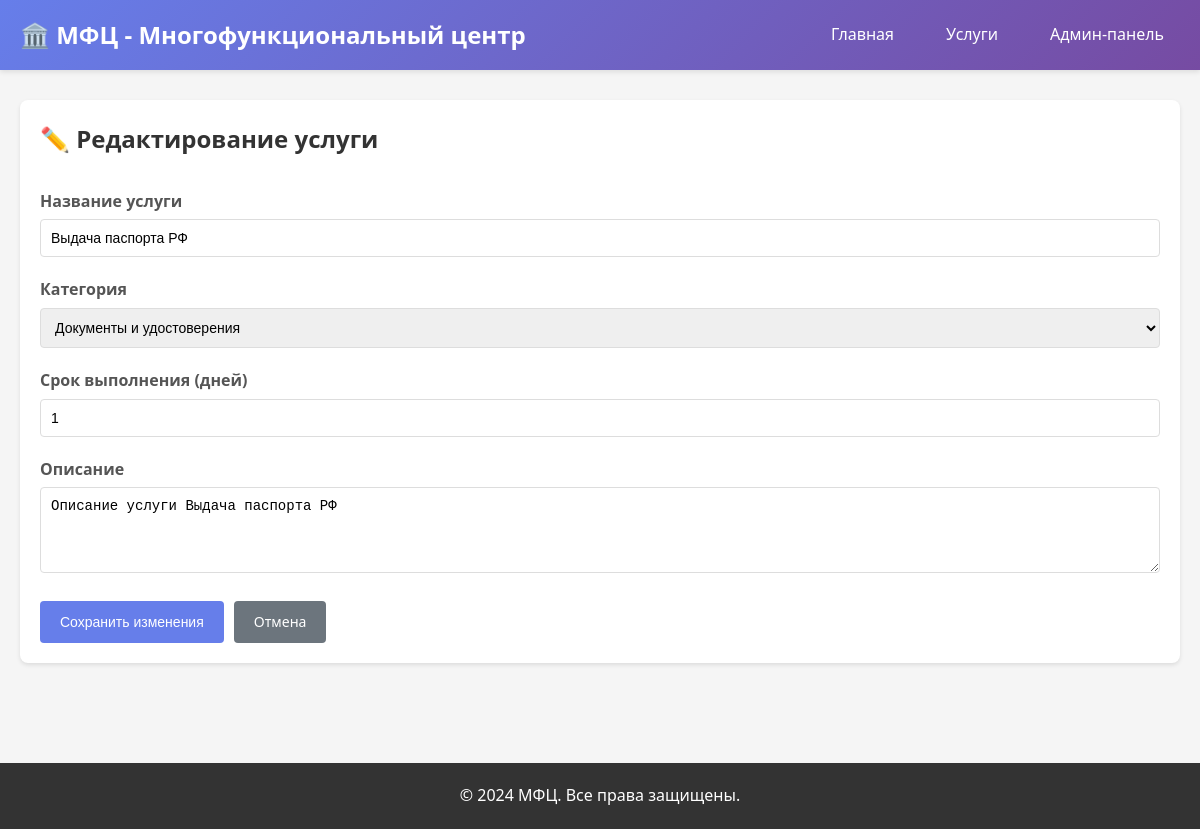
/services/4/update/, run on the app's committed database.
### mfc/models.py (models this page shows, shortened)
class Service(models.Model):
    name = models.CharField(
        max_length=200,
        verbose_name='Название услуги'
    )
    description = models.TextField(
        verbose_name='Описание',
        blank=True,
        null=True
    )
    category = models.ForeignKey(
        ServiceCategory,
        on_delete=models.CASCADE,
        verbose_name='Категория',
        related_name='services'
    )
    duration_days = models.PositiveIntegerField(
        verbose_name='Срок выполнения (дней)',
        validators=[MinValueValidator(1)],
        default=1  # type: ignore
    )
    offices = models.ManyToManyField(
        'MFCOffice',
        related_name='services',
        verbose_name='Отделения МФЦ',
        blank=True,
        help_text='Отделения, где предоставляется данная услуга'
    )
    history = HistoricalRecords()
    class Meta:
        verbose_name = 'Услуга'
        verbose_name_plural = 'Услуги'
        ordering = ['name']

### mfc/views.py (the view, shortened to what this page needs)
# urls.py: path('services/<int:pk>/update/', views.ServiceUpdateView.as_view(), name='service_update'),
class ServiceUpdateView(UpdateView):
    model = Service
    form_class = ServiceForm
    template_name = 'mfc/service_form.html'
    success_url = reverse_lazy('mfc:service_list')

### mfc/forms.py (shortened to what this page needs)
class ServiceForm(forms.ModelForm):
    class Meta:
        model = Service
        fields = ['name', 'description', 'category', 'duration_days']
        widgets = {
            'name': forms.TextInput(attrs={
                'class': 'form-control',
                'placeholder': 'Введите название услуги (минимум 3 символа)'
            }),
            'description': forms.Textarea(attrs={
                'class': 'form-control',
                'rows': 4,
                'placeholder': 'Введите описание услуги'
            }),
            'category': forms.Select(attrs={
                'class': 'form-control'
            }),
            'duration_days': forms.NumberInput(attrs={
                'class': 'form-control',
                'min': 1,
                'max': 365
            }),
        }
        labels = {
            'name': 'Название услуги',
            'description': 'Описание',
            'category': 'Категория',
            'duration_days': 'Срок выполнения (дней)',
        }

### mfc/models.py (called while the page is built)
    def __str__(self):
        return self.name

### mfc/templates/mfc/service_form.html (shortened to what this page needs)
{% extends 'mfc/base.html' %}
{% block content %}
<div class="card">
    <h2>
        {% if object %}
            ✏️ Редактирование услуги
        {% else %}
            ➕ Добавление новой услуги
        {% endif %}
    </h2>
    <form method="post" style="margin-top: 30px;">
        <div class="form-group">
            <label for="{{ form.name.id_for_label }}">{{ form.name.label }}</label>
            {{ form.name }}
        </div>
        <div class="form-group">
            <label for="{{ form.category.id_for_label }}">{{ form.category.label }}</label>
            {{ form.category }}
        </div>
        <div class="form-group">
            <label for="{{ form.duration_days.id_for_label }}">{{ form.duration_days.label }}</label>
            {{ form.duration_days }}
        </div>
        <div class="form-group">
            <label for="{{ form.description.id_for_label }}">{{ form.description.label }}</label>
            {{ form.description }}
        </div>
        <div class="actions">
            <button type="submit" class="btn btn-primary">
                {% if object %}Сохранить изменения{% else %}Добавить услугу{% endif %}
            </button>
            <a href="{% url 'mfc:service_list' %}" class="btn btn-secondary">Отмена</a>
        </div>
    </form>
</div>
{% endblock %}

### mfc/templates/mfc/base.html (style rules this page uses)
* { margin: 0; padding: 0; box-sizing: border-box; }
body { font-family: 'Segoe UI', Tahoma, Geneva, Verdana, sans-serif; line-height: 1.6; color: #333; background-color: #f5f5f5; }
.btn { display: inline-block; padding: 10px 20px; text-decoration: none; border-radius: 4px; border: none; cursor: pointer; font-size: 14px; transition: all 0.3s; }
.btn-primary { background-color: #667eea; color: white; }
.btn-secondary { background-color: #6c757d; color: white; }
.card { background: white; border-radius: 8px; padding: 20px; margin-bottom: 20px; box-shadow: 0 2px 4px rgba(0,0,0,0.1); }
.form-group { margin-bottom: 20px; }
.form-group label { display: block; margin-bottom: 5px; font-weight: 600; color: #555; }
.form-control { width: 100%; padding: 10px; border: 1px solid #ddd; border-radius: 4px; font-size: 14px; }
.actions { display: flex; gap: 10px; margin-top: 20px; }

### data on the page
Service: name "Выдача паспорта РФ", category "Документы и удостоверения", duration_days "1", description "Описание услуги Выдача паспорта РФ"
